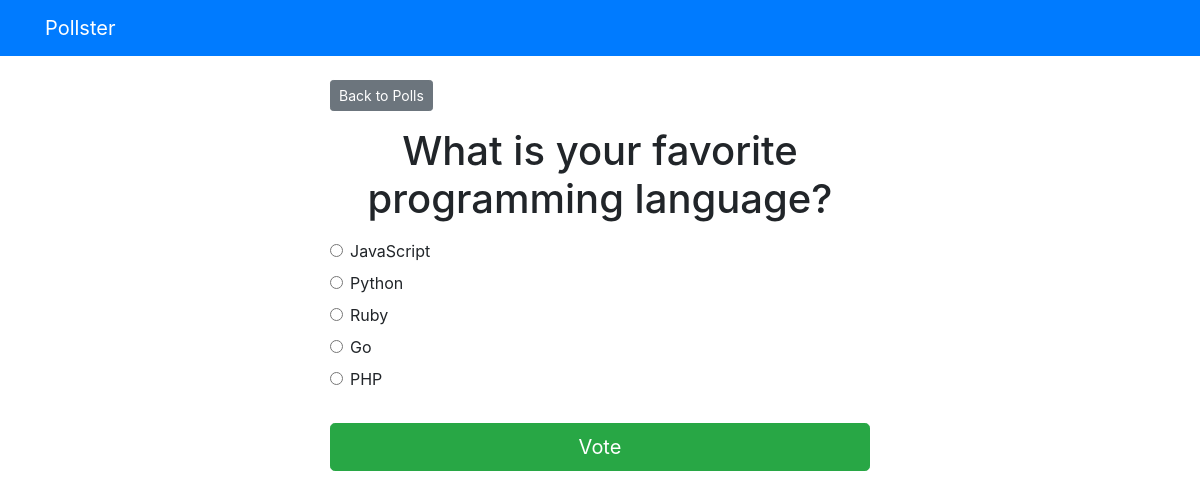
The app's page /polls/2/ with its own data.
### polls/models.py (models this page shows, shortened)
class Question(models.Model):
    question_text = models.CharField(max_length=200)
    pub_date = models.DateTimeField("date published")

class Choice(models.Model):
    question = models.ForeignKey(Question, on_delete=models.CASCADE)
    choice_text = models.CharField(max_length=200)
    votes = models.IntegerField(default=0)

### polls/views.py (the view)
# urls.py: path('<int:question_id>/', views.detail, name='detail'),
def detail(request, question_id):
    try:
        question = Question.objects.get(pk=question_id)
    except Question.DoesNotExist:
        raise Http404("Question does not exist")
    return render(request, 'polls/detail.html', {'question': question})

### templates/polls/detail.html (shortened to what this page needs)
{% extends 'base.html' %}
{% block content %}
<a class="btn btn-secondary btn-sm mb-3" href={% url 'polls:index' %}>Back to Polls</a>
<h1 class="text-center mb-3">
    {{ question.question_text }}
</h1>
<form action="{% url 'polls:vote' question.id %}" method="post">
    {% for choice in question.choice_set.all %}
    <div class="form-check">
        <input
            type="radio"
            name="choice"
            class="form-check-input"
            id="choice{{ forloop.counter }}"
            value="{{ choice.id }}"
        />
        <label for="choice{{ forloop.counter }}">{{ choice.choice_text }}</label>
    </div>
    {% endfor %}
    <input type="submit" value="Vote" class="btn btn-success btn-lg btn-block mt-4" />
</form>
{% endblock %}

### records on screen
Question: question_text "What is your favorite programming language?"
Choice: choice_text "JavaScript"
Choice: choice_text "Python"
Choice: choice_text "Ruby"
Choice: choice_text "Go"
Choice: choice_text "PHP"
